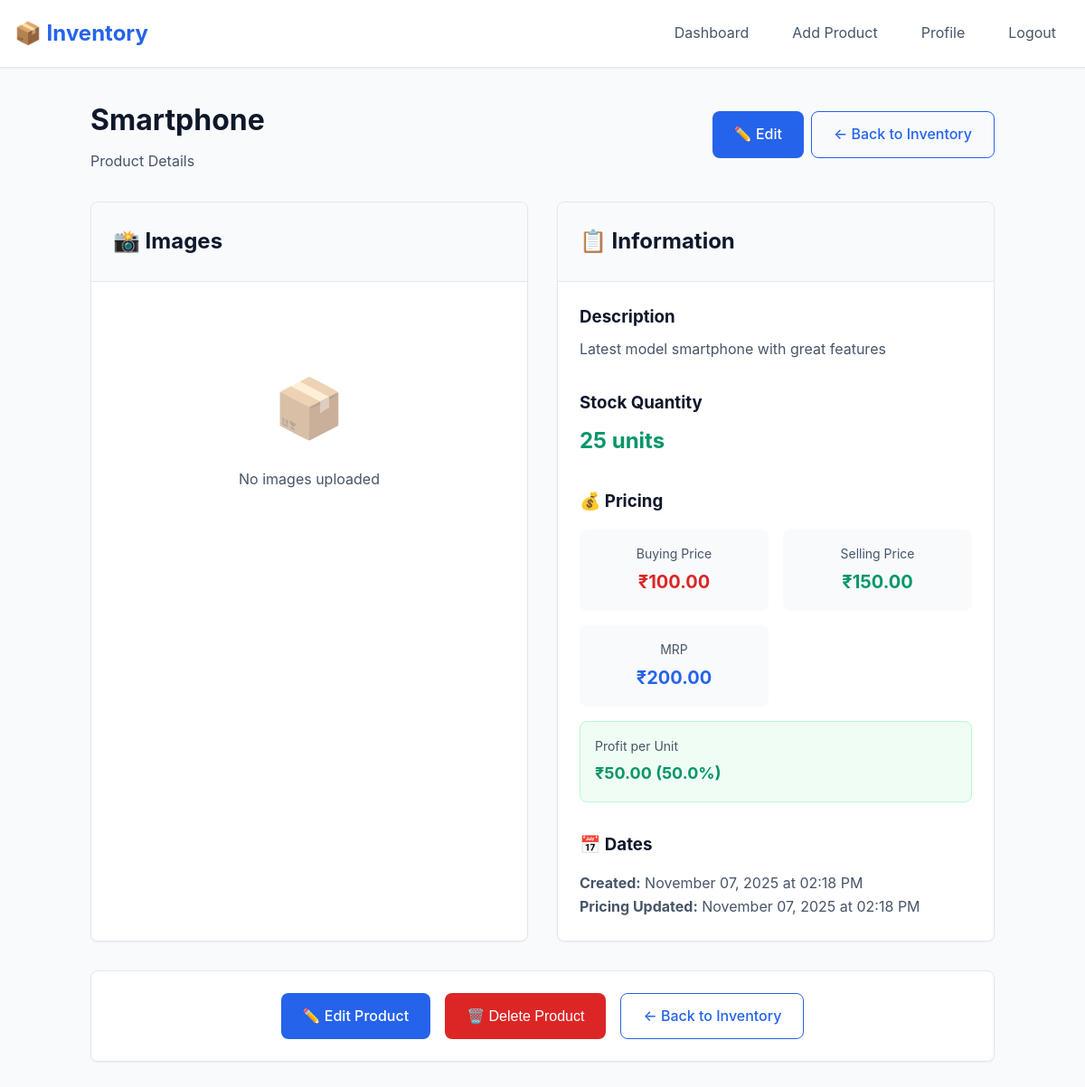
The app's page /inventory/product/1 (signed in) with its own data.
### tables this page shows
CREATE TABLE products (
                id INTEGER PRIMARY KEY AUTOINCREMENT,
                user_id INTEGER NOT NULL,
                name TEXT NOT NULL,
                description TEXT,
                quantity INTEGER DEFAULT 0,
                created_at TIMESTAMP DEFAULT CURRENT_TIMESTAMP,
                updated_at TIMESTAMP DEFAULT CURRENT_TIMESTAMP,
                FOREIGN KEY (user_id) REFERENCES users (id) ON DELETE CASCADE
            );

CREATE TABLE product_pricing (
                id INTEGER PRIMARY KEY AUTOINCREMENT,
                product_id INTEGER UNIQUE NOT NULL,
                buying_price DECIMAL(10,2),
                selling_price DECIMAL(10,2),
                mrp DECIMAL(10,2),
                updated_at TIMESTAMP DEFAULT CURRENT_TIMESTAMP,
                FOREIGN KEY (product_id) REFERENCES products (id) ON DELETE CASCADE
            );

### routes/inventory.py (the view)
@inventory_bp.route('/product/<int:product_id>')
@login_required
def view_product(product_id):
    try:
        product = Product.get_by_id(product_id, current_app.config['DATABASE_PATH'])
        if not product or product.user_id != current_user.id:
            flash('Product not found.', 'error')
            return redirect(url_for('inventory.dashboard'))
        product_dict = product.to_dict(database_path=current_app.config['DATABASE_PATH'])
        return render_template('inventory/product_detail.html', product=product_dict)
    except Exception as e:
        flash('Error loading product. Please try again.', 'error')
        print(f"Product view error: {e}")
        return redirect(url_for('inventory.dashboard'))

### database.py (called while the page is built)
def get_db_connection(database_path='inventory.db'):
    conn = sqlite3.connect(database_path)
    conn.row_factory = sqlite3.Row  # Enable column access by name
    conn.execute('PRAGMA foreign_keys = ON')
    conn.execute('PRAGMA journal_mode = WAL')
    return conn

### models/product.py (called while the page is built)
    @staticmethod
    def get_by_id(product_id, database_path='inventory.db'):
        conn = get_db_connection(database_path)
        try:
            product_data = conn.execute('''
                SELECT id, user_id, name, description, quantity, created_at, updated_at
                FROM products
                WHERE id = ?
            ''', (product_id,)).fetchone()
            if product_data:
                return Product(
                    id=product_data['id'],
                    user_id=product_data['user_id'],
                    name=product_data['name'],
                    description=product_data['description'],
                    quantity=product_data['quantity'],
                    created_at=product_data['created_at'],
                    updated_at=product_data['updated_at']
                )
            return None
        finally:
            conn.close()

    def get_pricing(self, database_path='inventory.db'):
        conn = get_db_connection(database_path)
        try:
            pricing_data = conn.execute('''
                SELECT buying_price, selling_price, mrp, updated_at
                FROM product_pricing
                WHERE product_id = ?
            ''', (self.id,)).fetchone()
            return dict(pricing_data) if pricing_data else None
        finally:
            conn.close()

    def get_images(self, database_path='inventory.db'):
        conn = get_db_connection(database_path)
        try:
            images = conn.execute('''
                SELECT id, filename, original_name, upload_date
                FROM product_images
                WHERE product_id = ?
                ORDER BY upload_date ASC
            ''', (self.id,)).fetchall()
            return [dict(img) for img in images]
        finally:
            conn.close()

### templates/inventory/product_detail.html (shortened to what this page needs)
{% extends "base.html" %}
{% block content %}
<div style="max-width: 1000px; margin: 0 auto;">
    <div style="display: flex; justify-content: space-between; align-items: center; margin-bottom: 2rem; flex-wrap: wrap; gap: 1rem;">
        <div>
            <h1 style="margin: 0; color: var(--text-primary);">{{ product.name }}</h1>
            <p style="margin: 0.5rem 0 0 0; color: var(--text-secondary);">
                Product Details
            </p>
        </div>
        <div style="display: flex; gap: 0.5rem; flex-wrap: wrap;">
            <a href="{{ url_for('inventory.edit_product', product_id=product.id) }}" class="btn btn-primary">
                ✏️ Edit
            </a>
            <a href="{{ url_for('inventory.dashboard') }}" class="btn btn-outline">
                ← Back to Inventory
            </a>
        </div>
    </div>
    <div class="grid grid-cols-1" style="grid-template-columns: 1fr 1fr; gap: 2rem;">
        <div class="card">
            <div class="card-header">
                <h2 style="margin: 0;">📸 Images</h2>
            </div>
            <div class="card-body">
                {% if product.images and product.images|length > 0 %}
                    <div class="image-gallery">
                        <div style="margin-bottom: 1rem;">
                            <img id="mainImage"
                                 src="{{ url_for('inventory.uploaded_file', filename='user_' + current_user.id|string + '/' + product.images[0].filename) }}"
                                 alt="{{ product.name }}"
                                 style="width: 100%; max-height: 400px; object-fit: contain; border-radius: var(--border-radius); border: 1px solid var(--border-color);">
                        </div>
                        {% if product.images|length > 1 %}
                            <div style="display: flex; gap: 0.5rem; flex-wrap: wrap;">
                                {% for image in product.images %}
                                    <img src="{{ url_for('inventory.uploaded_file', filename='user_' + current_user.id|string + '/' + image.filename) }}"
                                         alt="{{ image.original_name }}"
                                         onclick="changeMainImage(this.src)"
                                         style="width: 60px; height: 60px; object-fit: cover; border-radius: var(--border-radius); border: 1px solid var(--border-color); cursor: pointer; transition: var(--transition);"
                                         onmouseover="this.style.opacity='0.7'"
                                         onmouseout="this.style.opacity='1'">
                                {% endfor %}
                            </div>
                        {% endif %}
                    </div>
                {% else %}
                    <div style="text-align: center; padding: 4rem 2rem; color: var(--text-secondary);">
                        <div style="font-size: 4rem; margin-bottom: 1rem; opacity: 0.5;">📦</div>
                        <p>No images uploaded</p>
                    </div>
                {% endif %}
            </div>
        </div>
        <div class="card">
            <div class="card-header">
                <h2 style="margin: 0;">📋 Information</h2>
            </div>
            <div class="card-body">
                {% if product.description %}
                    <div style="margin-bottom: 2rem;">
                        <h3 style="margin: 0 0 0.5rem 0; color: var(--text-primary);">Description</h3>
                        <p style="margin: 0; color: var(--text-secondary); line-height: 1.6;">
                            {{ product.description }}
                        </p>
                    </div>
                {% endif %}
                {% if product.quantity is defined %}
                    <div style="margin-bottom: 2rem;">
                        <h3 style="margin: 0 0 0.5rem 0; color: var(--text-primary);">Stock Quantity</h3>
                        <div style="font-size: 1.5rem; font-weight: bold; color: {% if product.quantity > 10 %}var(--success-color){% elif product.quantity > 0 %}var(--warning-color){% else %}var(--error-color){% endif %};">
                            {{ product.quantity or 0 }} units
                        </div>
                    </div>
                {% endif %}
                {% if product.pricing %}
                    <div style="margin-bottom: 2rem;">
                        <h3 style="margin: 0 0 1rem 0; color: var(--text-primary);">💰 Pricing</h3>
                        <div class="pricing-grid" style="display: grid; grid-template-columns: repeat(auto-fit, minmax(150px, 1fr)); gap: 1rem;">
                            {% if product.pricing.buying_price %}
                                <div style="text-align: center; padding: 1rem; background-color: var(--background-color); border-radius: var(--border-radius);">
                                    <div style="font-size: 0.875rem; color: var(--text-secondary); margin-bottom: 0.25rem;">Buying Price</div>
                                    <div style="font-size: 1.25rem; font-weight: bold; color: var(--error-color);">
                                        {{ product.pricing.buying_price|currency }}
                                    </div>
                                </div>
                            {% endif %}
                            {% if product.pricing.selling_price %}
                                <div style="text-align: center; padding: 1rem; background-color: var(--background-color); border-radius: var(--border-radius);">
                                    <div style="font-size: 0.875rem; color: var(--text-secondary); margin-bottom: 0.25rem;">Selling Price</div>
                                    <div style="font-size: 1.25rem; font-weight: bold; color: var(--success-color);">
                                        {{ product.pricing.selling_price|currency }}
                                    </div>
                                </div>
                            {% endif %}
                            {% if product.pricing.mrp %}
                                <div style="text-align: center; padding: 1rem; background-color: var(--background-color); border-radius: var(--border-radius);">
                                    <div style="font-size: 0.875rem; color: var(--text-secondary); margin-bottom: 0.25rem;">MRP</div>
                                    <div style="font-size: 1.25rem; font-weight: bold; color: var(--primary-color);">
                                        {{ product.pricing.mrp|currency }}
                                    </div>
                                </div>
                            {% endif %}
                        </div>
                        {% if product.pricing.selling_price and product.pricing.buying_price %}
                            {% set profit = product.pricing.selling_price - product.pricing.buying_price %}
                            {% set profit_percent = ((profit / product.pricing.buying_price) * 100) if product.pricing.buying_price > 0 else 0 %}
                            <div style="margin-top: 1rem; padding: 1rem; background-color: {% if profit > 0 %}#f0fdf4{% else %}#fef2f2{% endif %}; border-radius: var(--border-radius); border: 1px solid {% if profit > 0 %}#bbf7d0{% else %}#fecaca{% endif %};">
                                <div style="font-size: 0.875rem; color: var(--text-secondary); margin-bottom: 0.25rem;">Profit per Unit</div>
                                <div style="font-size: 1.125rem; font-weight: bold; color: {% if profit > 0 %}var(--success-color){% else %}var(--error-color){% endif %};">
                                    {{ profit|currency }} ({{ "%.1f"|format(profit_percent) }}%)
                                </div>
                            </div>
                        {% endif %}
                    </div>
                {% endif %}
                <div>
                    <h3 style="margin: 0 0 1rem 0; color: var(--text-primary);">📅 Dates</h3>
                    <div style="color: var(--text-secondary); line-height: 1.6;">
                        <div><strong>Created:</strong> {{ product.created_at|datetime('%B %d, %Y at %I:%M %p') }}</div>
                        {% if product.pricing and product.pricing.updated_at %}
                            <div><strong>Pricing Updated:</strong> {{ product.pricing.updated_at|datetime('%B %d, %Y at %I:%M %p') }}</div>
                        {% endif %}
                    </div>
                </div>
            </div>
        </div>
    </div>
    <div class="card" style="margin-top: 2rem;">
        <div class="card-body">
            <div style="display: flex; gap: 1rem; justify-content: center; flex-wrap: wrap;">
                <a href="{{ url_for('inventory.edit_product', product_id=product.id) }}" class="btn btn-primary">
                    ✏️ Edit Product
                </a>
                <button onclick="confirmDelete()" class="btn btn-danger">
                    🗑️ Delete Product
                </button>
                <a href="{{ url_for('inventory.dashboard') }}" class="btn btn-outline">
                    ← Back to Inventory
                </a>
            </div>
        </div>
    </div>
</div>
{% endblock %}

### templates/base.html (style rules this page uses)
* { margin: 0; padding: 0; box-sizing: border-box; }
:root { --primary-color: #2563eb; --primary-dark: #1d4ed8; --secondary-color: #64748b; --success-color: #059669; --warning-color: #d97706; --error-color: #dc2626; --background-color: #f8fafc; --surface-color: #ffffff; --text-primary: #0f172a; --text-secondary: #475569; --border-color: #e2e8f0; --shadow-sm: 0 1px 2px 0 rgb(0 0 0 / 0.05); --shadow-md: 0 4px 6px -1px rgb(0 0 0 / 0.1); --border-radius: 0.5rem; --transition: all 0.2s ease-in-out; }
body { font-family: -apple-system, BlinkMacSystemFont, 'Segoe UI', Roboto, sans-serif; background-color: var(--background-color); color: var(--text-primary); line-height: 1.6; min-height: 100vh; }
.btn { display: inline-flex; align-items: center; justify-content: center; padding: 0.75rem 1.5rem; font-size: 1rem; font-weight: 500; border: none; border-radius: var(--border-radius); cursor: pointer; text-decoration: none; transition: var(--transition); gap: 0.5rem; }
.btn-primary { background-color: var(--primary-color); color: white; }
.btn-danger { background-color: var(--error-color); color: white; }
.btn-outline { background-color: transparent; color: var(--primary-color); border: 1px solid var(--primary-color); }
.card { background: var(--surface-color); border-radius: var(--border-radius); box-shadow: var(--shadow-sm); border: 1px solid var(--border-color); overflow: hidden; }
.card-header { padding: 1.5rem; border-bottom: 1px solid var(--border-color); background-color: var(--background-color); }
.card-body { padding: 1.5rem; }
.grid { display: grid; gap: 1.5rem; }
.grid-cols-1 { grid-template-columns: repeat(1, 1fr); }

### records on screen
products: name "Smartphone", description "Latest model smartphone with great features", quantity "25", created_at "November 07, 2025 at 02:18 PM"
product_pricing: pricing.buying_price "₹100.00", pricing.selling_price "₹150.00", pricing.mrp "₹200.00", pricing.updated_at "November 07, 2025 at 02:18 PM"

### other values on screen
{{ profit|currency }} "₹50.00"
{{ "%.1f"|format(profit_percent) }} "50.0"
